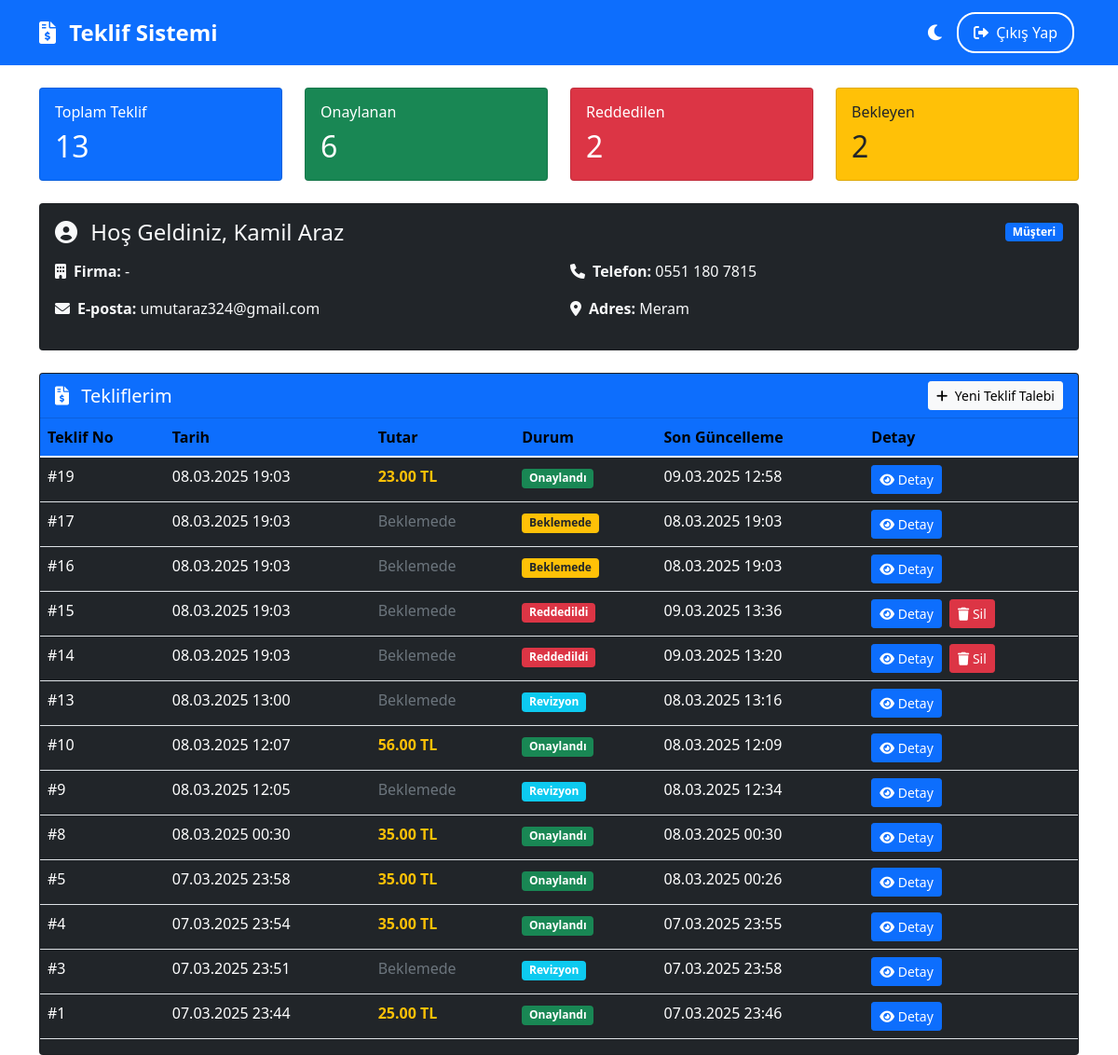
Screenshot of /musteri-paneli/ (signed in) with the database file from the repository.
### musteri/models.py (models this page shows, shortened)
class Musteri(models.Model):
    user = models.ForeignKey(User, on_delete=models.CASCADE, null=True, blank=True)
    ad_soyad = models.CharField(max_length=100)
    email = models.EmailField(unique=True)
    telefon = models.CharField(max_length=20)
    firma_adi = models.CharField(max_length=100, blank=True)
    adres = models.TextField()
    created_at = models.DateTimeField(auto_now_add=True)
    class Meta:
        verbose_name = 'Müşteri'
        verbose_name_plural = 'Müşteriler'

### teklifler/models.py (models this page shows)
class Teklif(models.Model):
    DURUM_CHOICES = (
        ('BEKLEMEDE', 'Beklemede'),
        ('ONAYLANDI', 'Onaylandı'),
        ('REDDEDILDI', 'Reddedildi'),
        ('REVIZYON', 'Revizyon'),
    )
    musteri = models.ForeignKey(Musteri, on_delete=models.CASCADE)
    urunler = models.ManyToManyField(Urun, through='TeklifUrunu')
    toplam_tutar = models.DecimalField(max_digits=10, decimal_places=2)
    durum = models.CharField(
        max_length=20,
        choices=DURUM_CHOICES,
        default='BEKLEMEDE'
    )
    notlar = models.TextField(blank=True)
    created_at = models.DateTimeField(auto_now_add=True)
    updated_at = models.DateTimeField(auto_now=True)
    created_by = models.ForeignKey(User, on_delete=models.SET_NULL, null=True)

### musteri/views.py (the view)
# urls.py: path('musteri-paneli/', musteri_paneli, name='musteri_paneli'),
@login_required
def musteri_paneli(request):
    try:
        if request.user.profile.is_firma_sahibi:
            messages.error(request, 'Firma sahipleri müşteri paneline erişemez.')
            return redirect('firma_sahibi_paneli')
        musteri = request.user.musteri_set.first()
        if not musteri:
            messages.warning(request, 'Müşteri profiliniz eksik. Lütfen müşteri bilgilerinizi tamamlayın.')
            return redirect('musteri_talep_formu')
        teklifler = Teklif.objects.filter(musteri=musteri)
        teklifler_data = {
            'all': teklifler.order_by('-created_at'),
            'count': teklifler.count(),
            'onaylanan': teklifler.filter(durum='ONAYLANDI').count(),
            'reddedilen': teklifler.filter(durum='REDDEDILDI').count(),
            'bekleyen': teklifler.filter(durum='BEKLEMEDE').count()
        }
        bildirimler = Bildirim.objects.filter(musteri=musteri, okundu=False)
        return render(request, 'musteri/musteri_paneli.html', {
            'musteri': musteri,
            'teklifler': teklifler_data,
            'bildirimler': bildirimler,
            'bildirim_sayisi': bildirimler.count()
        })
    except Exception as e:
        logger.error(f"Müşteri paneli hatası: {str(e)}")
        messages.error(request, 'Bir hata oluştu. Lütfen daha sonra tekrar deneyin.')
        return redirect('anasayfa')

### templates/musteri/musteri_paneli.html (shortened to what this page needs)
{% extends 'base.html' %}
{% block content %}
<div class="container mt-4">
    <div class="row mb-4">
        <div class="col-md-3">
            <div class="card bg-primary text-white">
                <div class="card-body">
                    <h6 class="card-title">Toplam Teklif</h6>
                    <h2 class="mb-0">{{ teklifler.count }}</h2>
                </div>
            </div>
        </div>
        <div class="col-md-3">
            <div class="card bg-success text-white">
                <div class="card-body">
                    <h6 class="card-title">Onaylanan</h6>
                    <h2 class="mb-0">{{ teklifler.onaylanan }}</h2>
                </div>
            </div>
        </div>
        <div class="col-md-3">
            <div class="card bg-danger text-white">
                <div class="card-body">
                    <h6 class="card-title">Reddedilen</h6>
                    <h2 class="mb-0">{{ teklifler.reddedilen }}</h2>
                </div>
            </div>
        </div>
        <div class="col-md-3">
            <div class="card bg-warning text-dark">
                <div class="card-body">
                    <h6 class="card-title">Bekleyen</h6>
                    <h2 class="mb-0">{{ teklifler.bekleyen }}</h2>
                </div>
            </div>
        </div>
    </div>
    <div class="row mb-4">
        <div class="col-12">
            <div class="card bg-dark text-light">
                <div class="card-body">
                    <div class="d-flex justify-content-between align-items-center mb-3">
                        <h4 class="card-title mb-0">
                            <i class="fas fa-user-circle me-2"></i>
                            Hoş Geldiniz, {{ musteri.ad_soyad }}
                        </h4>
                        <span class="badge bg-primary">Müşteri</span>
                    </div>
                    <div class="row">
                        <div class="col-md-6">
                            <p><strong><i class="fas fa-building me-2"></i>Firma:</strong> {{ musteri.firma_adi }}</p>
                            <p><strong><i class="fas fa-envelope me-2"></i>E-posta:</strong> {{ musteri.email }}</p>
                        </div>
                        <div class="col-md-6">
                            <p><strong><i class="fas fa-phone me-2"></i>Telefon:</strong> {{ musteri.telefon }}</p>
                            <p><strong><i class="fas fa-map-marker-alt me-2"></i>Adres:</strong> {{ musteri.adres }}</p>
                        </div>
                    </div>
                </div>
            </div>
        </div>
    </div>
    <div class="row">
        <div class="col-12">
            <div class="card bg-dark text-light">
                <div class="card-header bg-primary text-white d-flex justify-content-between align-items-center">
                    <h5 class="card-title mb-0">
                        <i class="fas fa-file-invoice-dollar me-2"></i>
                        Tekliflerim
                    </h5>
                    <a href="{% url 'musteri_talep_formu' %}" class="btn btn-light btn-sm">
                        <i class="fas fa-plus me-1"></i>
                        Yeni Teklif Talebi
                    </a>
                </div>
                <div class="card-body p-0">
                    <div class="table-responsive">
                        <table class="table table-hover mb-0">
                            <thead class="bg-primary text-white">
                                <tr>
                                    <th>Teklif No</th>
                                    <th>Tarih</th>
                                    <th>Tutar</th>
                                    <th>Durum</th>
                                    <th>Son Güncelleme</th>
                                    <th>Detay</th>
                                </tr>
                            </thead>
                            <tbody class="bg-dark text-white">
                                {% for teklif in teklifler.all %}
                                <tr class="border-bottom border-secondary">
                                    <td class="text-white">#{{ teklif.id }}</td>
                                    <td class="text-white">{{ teklif.created_at|date:"d.m.Y H:i" }}</td>
                                    <td>
                                        {% if teklif.toplam_tutar > 0 %}
                                            <span class="text-warning fw-bold">{{ teklif.toplam_tutar }} TL</span>
                                        {% else %}
                                            <span class="text-muted">Beklemede</span>
                                        {% endif %}
                                    </td>
                                    <td>
                                        <span class="badge {% if teklif.durum == 'BEKLEMEDE' %}bg-warning text-dark
                                              {% elif teklif.durum == 'ONAYLANDI' %}bg-success
                                              {% elif teklif.durum == 'REDDEDILDI' %}bg-danger
                                              {% else %}bg-info{% endif %}">
                                            {{ teklif.get_durum_display }}
                                        </span>
                                    </td>
                                    <td class="text-white">{{ teklif.updated_at|date:"d.m.Y H:i" }}</td>
                                    <td>
                                        <button type="button"
                                                class="btn btn-sm btn-primary"
                                                onclick="teklifDetayGoster('{{ teklif.id }}')">
                                            <i class="fas fa-eye"></i> Detay
                                        </button>
                                        {% if teklif.durum == 'REDDEDILDI' %}
                                        <button type="button"
                                                class="btn btn-sm btn-danger ms-1"
                                                onclick="teklifSil('{{ teklif.id }}')">
                                            <i class="fas fa-trash"></i> Sil
                                        </button>
                                        {% endif %}
                                    </td>
                                </tr>
                                {% endfor %}
                            </tbody>
                        </table>
                    </div>
                </div>
            </div>
        </div>
    </div>
</div>
{% endblock %}

### templates/base.html (style rules this page uses)
:root[data-theme="light"] { --bg-color: #ffffff; --text-color: #000000; --navbar-bg: #0d6efd; --navbar-text: #ffffff; --card-bg: #ffffff; --card-border: rgba(0,0,0,0.125); --table-text: #000000; --table-bg: #ffffff; --table-border: #dee2e6; --table-hover: rgba(0,0,0,0.075); --input-bg: #ffffff; --input-text: #000000; --input-border: #ced4da; --input-focus: #80bdff; --label-text: #212529; }
body { background-color: var(--bg-color); color: var(--text-color); transition: background-color 0.3s ease, color 0.3s ease; }
.card { background-color: var(--card-bg); border-color: var(--card-border); }
.table-responsive { margin-bottom: 1rem; overflow-x: auto; -webkit-overflow-scrolling: touch; }
.table { color: var(--table-text) !important; background-color: var(--table-bg); border-color: var(--table-border); }
.table th, .table td { border-color: var(--table-border); }
.table thead th { border-bottom-color: var(--table-border); color: var(--table-text); }
.card-header { background-color: var(--card-bg); border-bottom-color: var(--card-border); color: var(--text-color); }

### rows the page displays
Musteri: ad_soyad "Kamil Araz", firma_adi "-", email "umutaraz324@gmail.com", telefon "0551 180 7815", adres "Meram"
Teklif: id "19", created_at "08.03.2025 19:03", toplam_tutar "23.00", durum "Onaylandı", updated_at "09.03.2025 12:58"
Teklif: id "17", created_at "08.03.2025 19:03", toplam_tutar "Beklemede", durum "Beklemede", updated_at "08.03.2025 19:03"
Teklif: id "16", created_at "08.03.2025 19:03", toplam_tutar "Beklemede", durum "Beklemede", updated_at "08.03.2025 19:03"
Teklif: id "15", created_at "08.03.2025 19:03", toplam_tutar "Beklemede", durum "Reddedildi", updated_at "09.03.2025 13:36"
Teklif: id "14", created_at "08.03.2025 19:03", toplam_tutar "Beklemede", durum "Reddedildi", updated_at "09.03.2025 13:20"
Teklif: id "13", created_at "08.03.2025 13:00", toplam_tutar "Beklemede", durum "Revizyon", updated_at "08.03.2025 13:16"
Teklif: id "10", created_at "08.03.2025 12:07", toplam_tutar "56.00", durum "Onaylandı", updated_at "08.03.2025 12:09"
Teklif: id "9", created_at "08.03.2025 12:05", toplam_tutar "Beklemede", durum "Revizyon", updated_at "08.03.2025 12:34"
Teklif: id "8", created_at "08.03.2025 00:30", toplam_tutar "35.00", durum "Onaylandı", updated_at "08.03.2025 00:30"
Teklif: id "5", created_at "07.03.2025 23:58", toplam_tutar "35.00", durum "Onaylandı", updated_at "08.03.2025 00:26"
Teklif: id "4", created_at "07.03.2025 23:54", toplam_tutar "35.00", durum "Onaylandı", updated_at "07.03.2025 23:55"
Teklif: id "3", created_at "07.03.2025 23:51", toplam_tutar "Beklemede", durum "Revizyon", updated_at "07.03.2025 23:58"
Teklif: id "1", created_at "07.03.2025 23:44", toplam_tutar "25.00", durum "Onaylandı", updated_at "07.03.2025 23:46"

### other values shown
{{ teklifler.count }} "13"
{{ teklifler.onaylanan }} "6"
{{ teklifler.reddedilen }} "2"
{{ teklifler.bekleyen }} "2"
